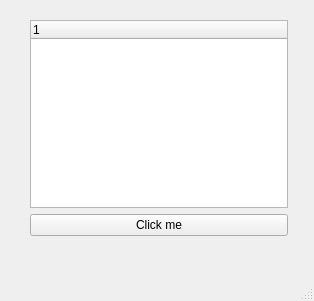
<?xml version="1.0" encoding="UTF-8"?>
<ui version="4.0">
 <class>MainWindow</class>
 <widget class="QMainWindow" name="MainWindow">
  <property name="geometry">
   <rect>
    <x>0</x>
    <y>0</y>
    <width>314</width>
    <height>301</height>
   </rect>
  </property>
  <property name="windowTitle">
   <string>MainWindow</string>
  </property>
  <widget class="QWidget" name="centralwidget">
   <widget class="QWidget" name="">
    <property name="geometry">
     <rect>
      <x>30</x>
      <y>20</y>
      <width>258</width>
      <height>216</height>
     </rect>
    </property>
    <layout class="QVBoxLayout" name="verticalLayout">
     <item>
      <widget class="QTreeWidget" name="treeWidget">
       <column>
        <property name="text">
         <string notr="true">1</string>
        </property>
       </column>
      </widget>
     </item>
     <item>
      <widget class="QPushButton" name="pushButton">
       <property name="text">
        <string>Click me</string>
       </property>
      </widget>
     </item>
    </layout>
   </widget>
  </widget>
  <widget class="QMenuBar" name="menubar">
   <property name="geometry">
    <rect>
     <x>0</x>
     <y>0</y>
     <width>314</width>
     <height>17</height>
    </rect>
   </property>
  </widget>
  <widget class="QStatusBar" name="statusbar"/>
 </widget>
 <resources/>
 <connections/>
</ui>
